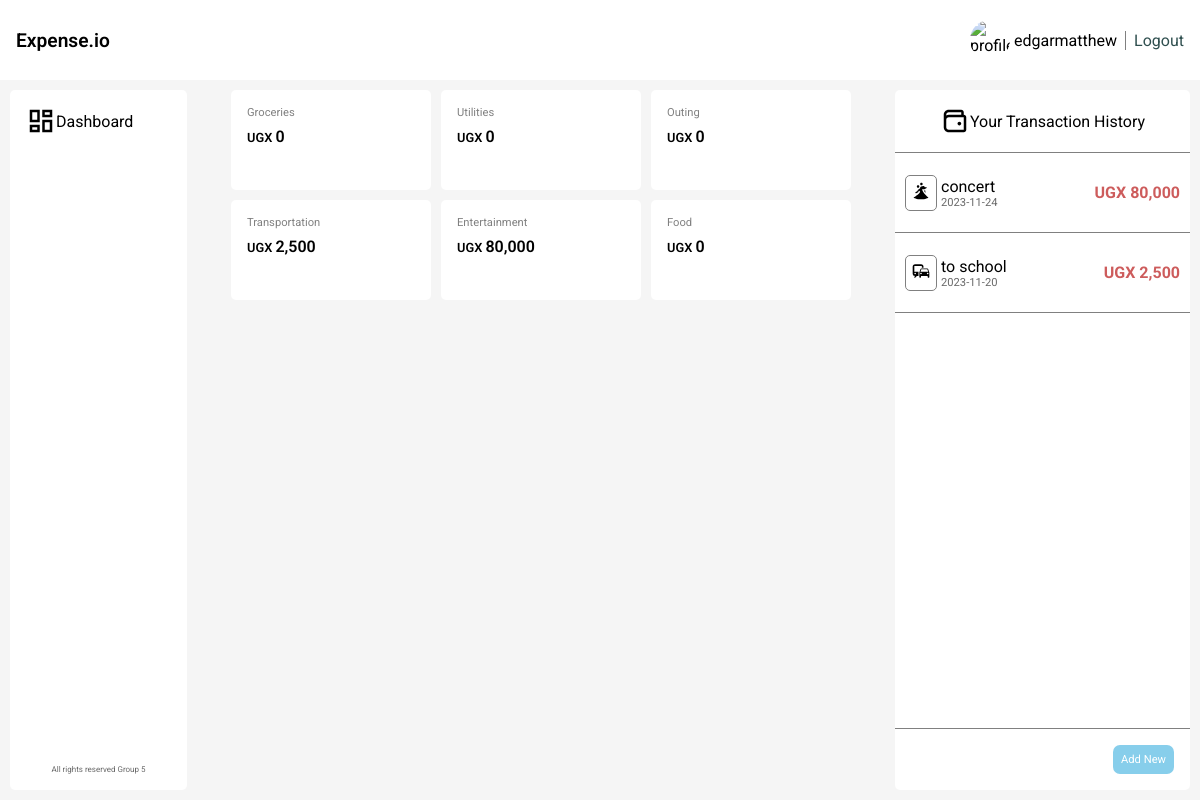
The app's page / (signed in), older data.
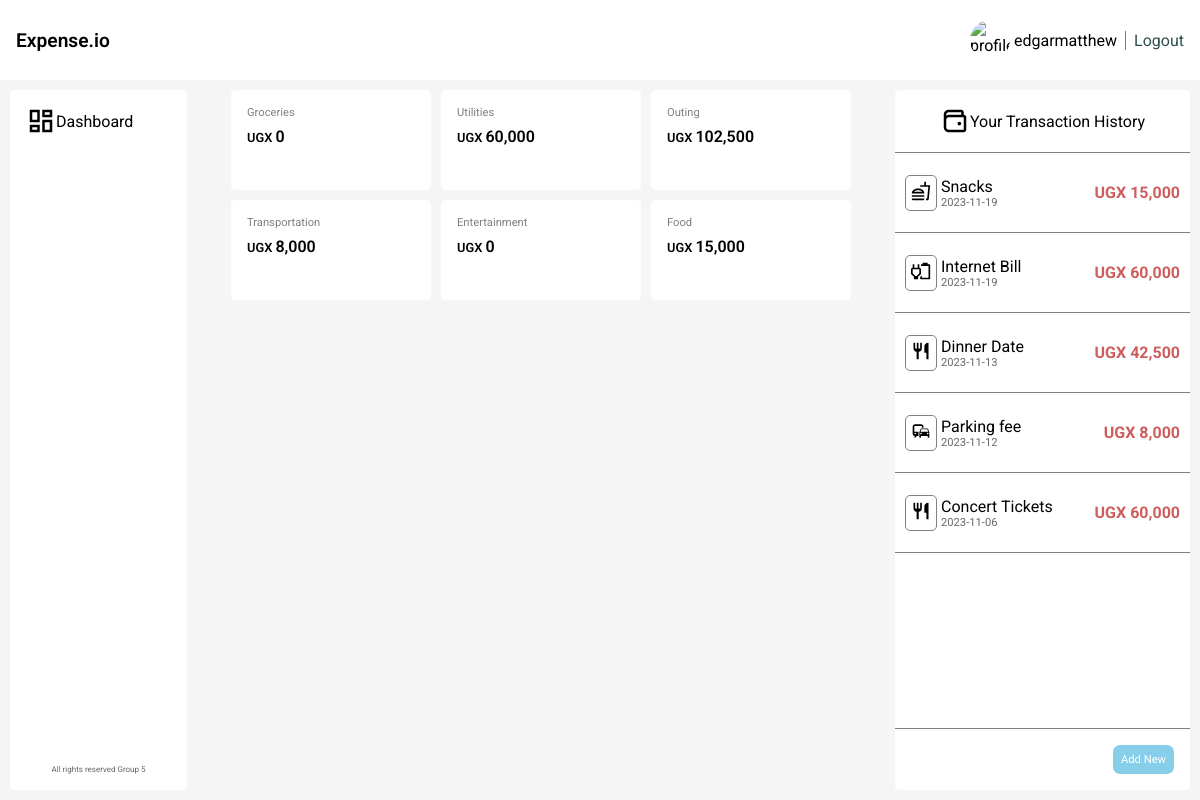
The same page, newer data.
### core/models.py (models this page shows, shortened)
class Category(models.Model):
    name = models.CharField(max_length=50)
    created_at = models.DateTimeField(auto_now_add=True)
    def __str__(self) -> str:
        return self.name
    class Meta:
        verbose_name_plural = 'Categories'

class Expense(models.Model):
    owner = models.ForeignKey(User, on_delete=models.CASCADE)
    name = models.CharField(max_length=50)
    amount = models.BigIntegerField()
    category = models.ForeignKey(Category, on_delete=models.CASCADE)
    date = models.DateField()

### core/views.py (the view)
# urls.py: path('', views.index, name='index'),
@login_required
def index(request):
    categories = []
    _categories = Category.objects.all()
    for category in _categories:
        total_expenditure = category.expense_set.filter(owner=request.user).aggregate(Sum('amount'))['amount__sum'] or 0
        categories.append({
            'category': category,
            'total_expenditure': total_expenditure
        })
    expenses = Expense.objects.filter(owner=request.user).order_by('-date')
    context = { 'categories': categories, 'expenses': expenses }
    return render(request, 'core/index.html', context)

### core/templatetags/intcomma.py (called while the page is built)
@register.filter()
def intcomma(value):
    return "{:,}".format(int(value))

### core/templates/core/index.html (shortened to what this page needs)
{% load static %}
{% load intcomma %}
<!DOCTYPE html>
<html lang="en">
<head>
    <link rel="stylesheet" href="{% static 'css/main.css' %}">
    <link rel="stylesheet" href="{% static 'css/index.css' %}">
</head>
<body>
    <div class="body">
        <div class="navbar">
            <div class="logo">Expense.io</div>
            <div class="profile">
                {% if user.is_authenticated %}
                    <img src="{% static 'images/profile.jpg' %}" alt="profile">
                    <p class="username">
                        {{ user.username }}
                    </p>
                    <a href="{% url 'users:logout' %}">Logout</a>
                {% else %}
                    <a href="{% url 'users:register' %}">Register</a>
                    <a href="{% url 'users:login' %}">Login</a>
                {% endif %}
            </div>
        </div>
        <div class="main">
            <div class="sidebar">
                <div class="tile">
                    <svg style="width: 30px; height: auto;" xmlns="http://www.w3.org/2000/svg" viewBox="0 0 24 24">
                        <title>view-dashboard-outline</title>
                        <path
                            d="M19,5V7H15V5H19M9,5V11H5V5H9M19,13V19H15V13H19M9,17V19H5V17H9M21,3H13V9H21V3M11,3H3V13H11V3M21,11H13V21H21V11M11,15H3V21H11V15Z" />
                    </svg>
                    <span>Dashboard</span>
                </div>
                <p class="copy">All rights reserved Group 5</p>
            </div>
            <div class="categories">
                {% for category in categories %}
                    <div class="category">
                        <p class="name">{{ category.category.name }}</p>
                        <p class="total">
                            UGX
                            <span>{{ category.total_expenditure|intcomma }}</span>
                        </p>
                    </div>
                {% endfor %}
            </div>
            <div class="aside">
                <div class="header">
                    <span>Your Transaction History</span>
                </div>
                <div class="transactions">
                    {% for expense in expenses %}
                        <div class="transaction">
                            <div class="icon">
                            </div>
                            <div class="details">
                                <p class="name">{{ expense.name|safe }}</p>
                                <p class="date">{{ expense.date|safe }}</p>
                            </div>
                            <p class="value">
                                UGX
                                <span>{{ expense.amount|intcomma }}</span>
                            </p>
                        </div>
                    {% endfor %}
                </div>
                <div class="footer">
                    <button class="new">Add New</button>
                </div>
            </div>
        </div>
    </div>
</body>
</html>

### expense_tracker/static/css/main.css (style rules this page uses)
* { margin: 0; padding: 0; font-size: calc(0.8vh + 0.8vw); font-family: 'Roboto', Arial, Helvetica, sans-serif; box-sizing: border-box; }
body { height: 100vh; width: 100vw; }

### core/static/css/index.css (style rules this page uses)
div.body { height: 100%; width: 100%; }
div.main { background-color: whitesmoke; display: flex; height: 90%; width: 100%; padding: 10px; }
div.navbar { display: flex; justify-content: center; align-items: center; padding: 16px; height: 10%; background-color: white; }
.navbar > .logo { font-weight: 600; font-size: 1.2rem; }
.navbar > .profile { margin-left: auto; display: flex; justify-content: center; align-items: center; font-size: 0.7rem; }
.navbar > .profile a { margin-left: 8px; padding-left: 8px; border-left: 0.7px solid grey; color: darkslategrey; text-decoration: none; transition: scale 0.3s ease-in-out; }
.navbar img { width: 40px; height: 40px; border-radius: 100%; margin-right: 4px; }
div.sidebar { width: 15%; height: 100%; padding: 16px; border-radius: 5px; background-color: white; display: flex; flex-direction: column; }
.sidebar .tile { display: flex; align-items: center; }
.sidebar > .copy { font-size: 0.5rem; text-align: center; margin-top: auto; color:dimgrey; }
div.categories { width: 60%; padding: 0 10px; display: flex; flex-wrap: wrap; gap: 10px; justify-content: center; align-content: start; }
div.category { background-color: white; border-radius: 5px; height: 100px; padding: 16px; width: clamp(100px, 200px, 200px); }
.category > .name { font-size: 0.7rem; color: grey; }
.category > .total { font-weight: 600; font-size: 0.8rem; margin-top: 8px; }
div.aside { background-color: white; border-radius: 5px; height: 100%; width: 25%; display: flex; flex-direction: column; }
.aside > .header { padding: 16px 8px; border-bottom: 0.2px solid grey; display: flex; align-items: center; justify-content: center; }
.aside .transactions { max-height: 100%; flex: 1 1 auto; overflow-y: scroll; }
.aside .transaction { border-bottom: 0.2px solid grey; padding: 10px; display: flex; align-items: center; height: 80px; font-size: 23px; }
.transaction > .icon { border: 0.4px solid grey; border-radius: 5px; padding: 5px; margin-right: 4px; }
.transaction > .value { margin-left: auto; color: indianred; font-weight: bold; }
.transaction .date { color: dimgray; font-size: 0.7rem; }
.aside > .footer { margin-top: auto; padding: 16px; border-top: 0.5px solid grey; display: flex; }
.footer .new { margin-left: auto; padding: 8px; font-size: 0.7rem; background-color: skyblue; border: none; border-radius: 7px; color: white; transition: scale 0.2s ease-in-out; }

Row changes from the older to the newer data that the page shows:
removed Expense: name "concert", date "2023-11-24", amount "80,000"
removed Expense: name "to school", date "2023-11-20", amount "2,500"
computed for Category "Utilities": total_expenditure "0" → "60,000"
computed for Category "Outing": total_expenditure "0" → "102,500"
computed for Category "Transportation": total_expenditure "2,500" → "8,000"
computed for Category "Entertainment": total_expenditure "80,000" → "0"
computed for Category "Food": total_expenditure "0" → "15,000"
added Expense: name "Snacks", date "2023-11-19", amount "15,000"
added Expense: name "Internet Bill", date "2023-11-19", amount "60,000"
added Expense: name "Dinner Date", date "2023-11-13", amount "42,500"
added Expense: name "Parking fee", date "2023-11-12", amount "8,000"
added Expense: name "Concert Tickets", date "2023-11-06", amount "60,000"
